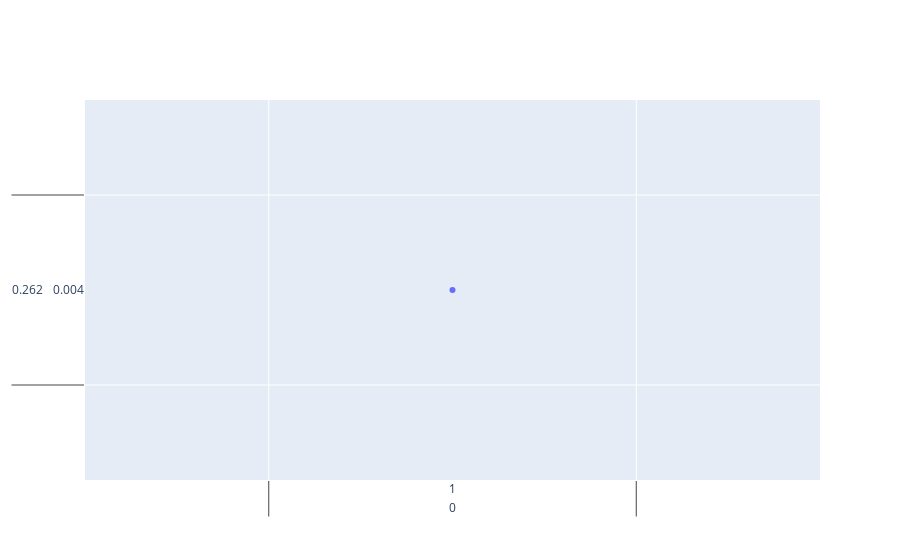

This figure's notebook cell:
### Code cell
simple_time_series = go.Figure(data=go.Scatter(x=ask_price_df.limit(5).select("id").collect(), y=ask_price_df.limit(5).select("ask_price").collect()))
simple_time_series.show()

### Figure 1 — Plotly figure (JSON) as saved in the notebook; plotly's stock layout.template omitted (floating-point values rounded to 4 significant figures)
{"data": [{"type": "scatter", "x": [[0], [1], [2], [3], [4]], "y": [["0.262"], ["0.004"], ["0.261"], ["0.003"], ["0.262"]]}], "layout": {"autosize": true, "xaxis": {"autorange": true, "range": [-1, 1], "type": "multicategory"}, "yaxis": {"autorange": true, "range": [-1, 1], "type": "multicategory"}}}
